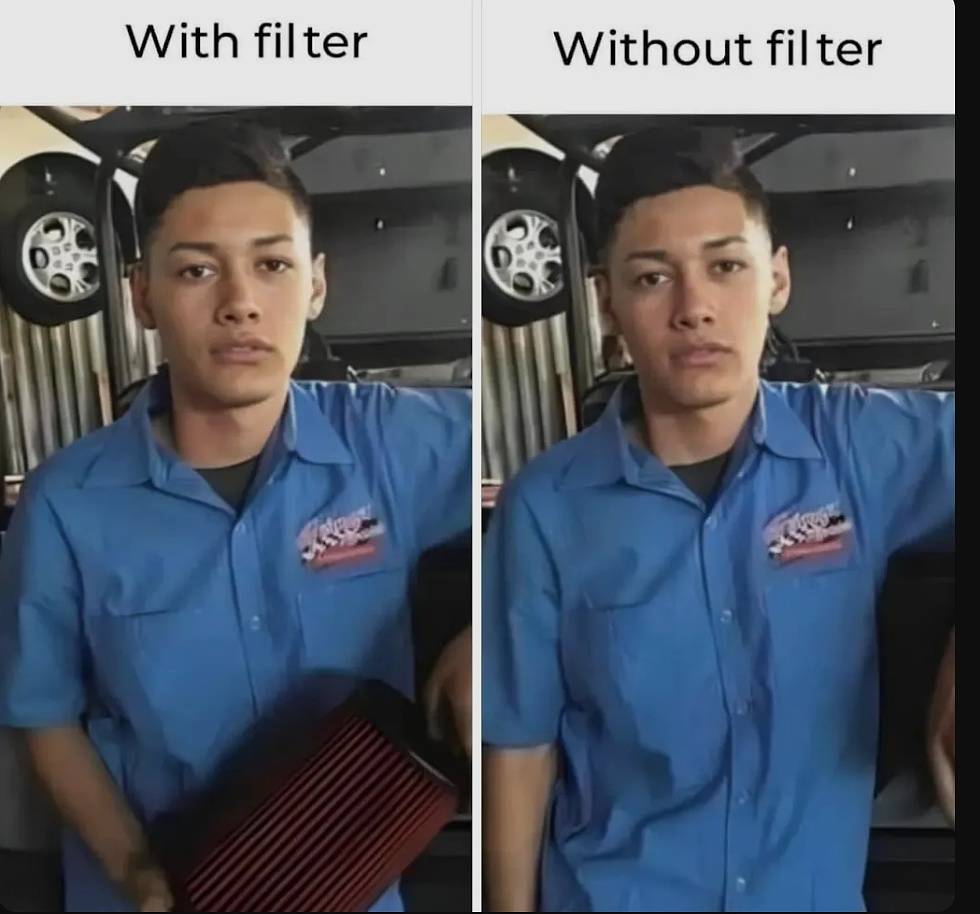
#> input picture Chap03/funny_unsharp.jpg, 980 x 914 px
$ python mosaic_image.py --image funny_unsharp.jpg
#> lines starting #> are read from the running program, lines starting #| are printed output that depends on the picture; after the words box and inside, x2 and y2 are one past the last pixel; in counts of white or black regions, pixels touching at a corner belong together
# 필요한 패키지를 import함
from __future__ import print_function
import argparse
import cv2
import numpy as np
import random

def mosaic_image(img, rect, size=(5,5), mtype=1):
	dst = img.copy() # 원본 영상 복사해서 사용

	# 원하는 값들 뽑아내기
	start_x, start_y, end_x, end_y = rect
	block_w, block_h = size

	roi     = dst[start_y:end_y, start_x:end_x]
	h, w    = roi.shape[:2]
	img_len = len(img.shape)  # shape 속성이 길이

	# 영역 사이즈를 블록 단위로 자를 수 있도록 크기 맞추기
	h_trim = h - (h % block_h)
	w_trim = w - (w % block_w)
	roi    = roi[:h_trim, :w_trim]

	# 블록 개수
	n_blocks_y = h_trim // block_h
	n_blocks_x = w_trim // block_w

	# 컬러 영상의 경우
	if img_len == 3:
		roi_blocks = roi.reshape(n_blocks_y, block_h, n_blocks_x, block_w, 3) # 블록화
		if mtype == 1: # 1번: 평균 사용
			# 각 블록 단위로 평균 구하기
			block_means = roi_blocks.mean(axis=(1, 3), keepdims=True)

			# 구한 평균값을 채우고 원래 차원으로 reshape
			roi_mosaic  = np.broadcast_to(block_means, roi_blocks.shape).reshape(h_trim, w_trim, 3)

		elif mtype == 2: # 2번: 최대값 사용
			# 각 블록 단위로 최대값 구하기
			block_maxs = roi_blocks.max(axis=(1, 3), keepdims=True)

			# 구한 최대값을 채우고 원래 차원으로 reshape
			roi_mosaic = np.broadcast_to(block_maxs, roi_blocks.shape).reshape(h_trim, w_trim, 3)

		elif mtype == 3: # 3번: 최소값 사용
			# 각 블록 단위로 최소값 구하기
			block_mins = roi_blocks.min(axis=(1, 3), keepdims=True)

			# 구한 최소값을 채우고 원래 차원으로 reshape
			roi_mosaic = np.broadcast_to(block_mins, roi_blocks.shape).reshape(h_trim, w_trim, 3)

		elif mtype == 4: # 4번: 임의 위치 사용
			# 블록 개수
			nby, nbx = h_trim // block_h, w_trim // block_w

			# 블록 단위로 reshape → shape: (nby, block_h, nbx, block_w, 3)
			roi_blocks = roi.reshape(nby, block_h, nbx, block_w, 3)

			# (nby, nbx, block_h, block_w, 3) 로 transpose → 블록 단위 쉽게 다루기
			blocks = roi_blocks.transpose(0, 2, 1, 3, 4)

			# 각 블록마다 랜덤한 y, x 좌표 생성
			rand_y = np.random.randint(0, block_h, size=(nby, nbx))
			rand_x = np.random.randint(0, block_w, size=(nby, nbx))

			# 인덱스 메쉬 생성
			y_idx, x_idx = np.meshgrid(np.arange(nby), np.arange(nbx), indexing='ij')

			# 각 블록에서 무작위로 뽑은 픽셀 → shape: (nby, nbx, 3)
			random_pixels = blocks[y_idx, x_idx, rand_y, rand_x]

			# 이 픽셀들을 각 블록에 반복해서 채움
			filled_blocks = np.broadcast_to(random_pixels[:, :, None, None, :], blocks.shape)

			# 다시 원래 차원으로 reshape
			roi_mosaic = filled_blocks.transpose(0, 2, 1, 3, 4).reshape(h_trim, w_trim, 3)

	# 그레이스케일 영상의 경우
	elif img_len == 2:
		roi_blocks = roi.reshape(n_blocks_y, block_h, n_blocks_x, block_w)
		if mtype == 1:
			block_means = roi_blocks.mean(axis=(1, 3), keepdims=True)
			roi_mosaic  = np.broadcast_to(block_means, roi_blocks.shape).reshape(h_trim, w_trim)
		elif mtype == 2:  # 2번: 최대값 사용
			block_maxs = roi_blocks.max(axis=(1, 3), keepdims=True)
			roi_mosaic = np.broadcast_to(block_maxs, roi_blocks.shape).reshape(h_trim, w_trim)

		elif mtype == 3:  # 3번: 최소값 사용
			block_mins = roi_blocks.min(axis=(1, 3), keepdims=True)
			roi_mosaic = np.broadcast_to(block_mins, roi_blocks.shape).reshape(h_trim, w_trim)

		elif mtype == 4:  # 4번: 임의 위치 사용
			nby, nbx   = h_trim // block_h, w_trim // block_w
			roi_blocks = roi.reshape(nby, block_h, nbx, block_w)
			blocks     = roi_blocks.transpose(0, 2, 1, 3, 4)
			rand_y     = np.random.randint(0, block_h, size=(nby, nbx))
			rand_x     = np.random.randint(0, block_w, size=(nby, nbx))

			y_idx, x_idx  = np.meshgrid(np.arange(nby), np.arange(nbx), indexing='ij')
			random_pixels = blocks[y_idx, x_idx, rand_y, rand_x]
			filled_blocks = np.broadcast_to(random_pixels[:, :, None, None, :], blocks.shape)
			roi_mosaic    = filled_blocks.transpose(0, 2, 1, 3, 4).reshape(h_trim, w_trim)

		else:
			print("옵션 값이 범위 내에 없음")
	else:
		print("영상 값 오류")
		return dst

	# 모자이크 된 부분 영상을 원래 위치에 붙이기
	dst[start_y:start_y + h_trim, start_x:start_x + w_trim] = roi_mosaic
	return dst

if __name__ == '__main__' :
	# 명령행 인자 처리
	ap = argparse.ArgumentParser()
	ap.add_argument("-i", "--image", required = True,
			help = "Path to the input image")
	ap.add_argument("-s", "--start_point", type = int,
 			nargs='+', default=[0, 0],
			help = "Start point of the rectangle")
	ap.add_argument("-e", "--end_point", type = int,
	 		nargs='+', default=[150, 100],
			help = "End point of the rectangle")
	ap.add_argument("-z", "--size", type = int,
	 		nargs='+', default=[15, 15],
			help = "Mosaic Size")
	ap.add_argument("-t", "--type", type = int,
	 		default=1,
			help = "Mosaic Type")
	args = vars(ap.parse_args())

	filename = args["image"]
	sp       = args["start_point"]
	ep       = args["end_point"]
	size     = args["size"]
	mtype    = args["type"]

	# OpenCV를 사용하여 영상 데이터 로딩
	image = cv2.imread(filename, cv2.IMREAD_COLOR)
#> image is the input picture: shape (914, 980, 3); mean B, G, R 102.2, 90.7, 83.5
	if(image is None):
		raise IOError("Cannot open the image")

	(rows, cols, _) = image.shape
#> rows = 914; cols = 980
	if(sp[0] < 0 or sp[1] < 0 or ep[0] > rows or ep[1] > cols):
		raise ValueError('Invalid Size')

	# list 연결
	rect = sp + ep

	# 모자이크 영상 생성
	result = mosaic_image(image, rect, size, mtype)
#> in mosaic_image, `roi     = dst[start_y:end_y, start_x:end_x]`:
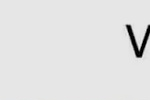
#> roi: shape (100, 150, 3); mean B, G, R 225.8, 225.8, 225.8
#> in mosaic_image, `roi    = roi[:h_trim, :w_trim]`:
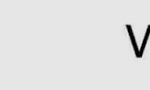
#> roi: shape (90, 150, 3); min 0, max 239, mean 225.3
#> in mosaic_image, `roi_mosaic  = np.broadcast_to(block_means, roi_blocks.shape).reshape(h..`:
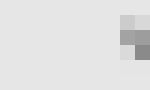
#> roi_mosaic: shape (90, 150, 3) float64; min 138.5, max 230, mean 225.3
#> in mosaic_image, `dst[start_y:start_y + h_trim, start_x:start_x + w_trim] = roi_mosaic`:
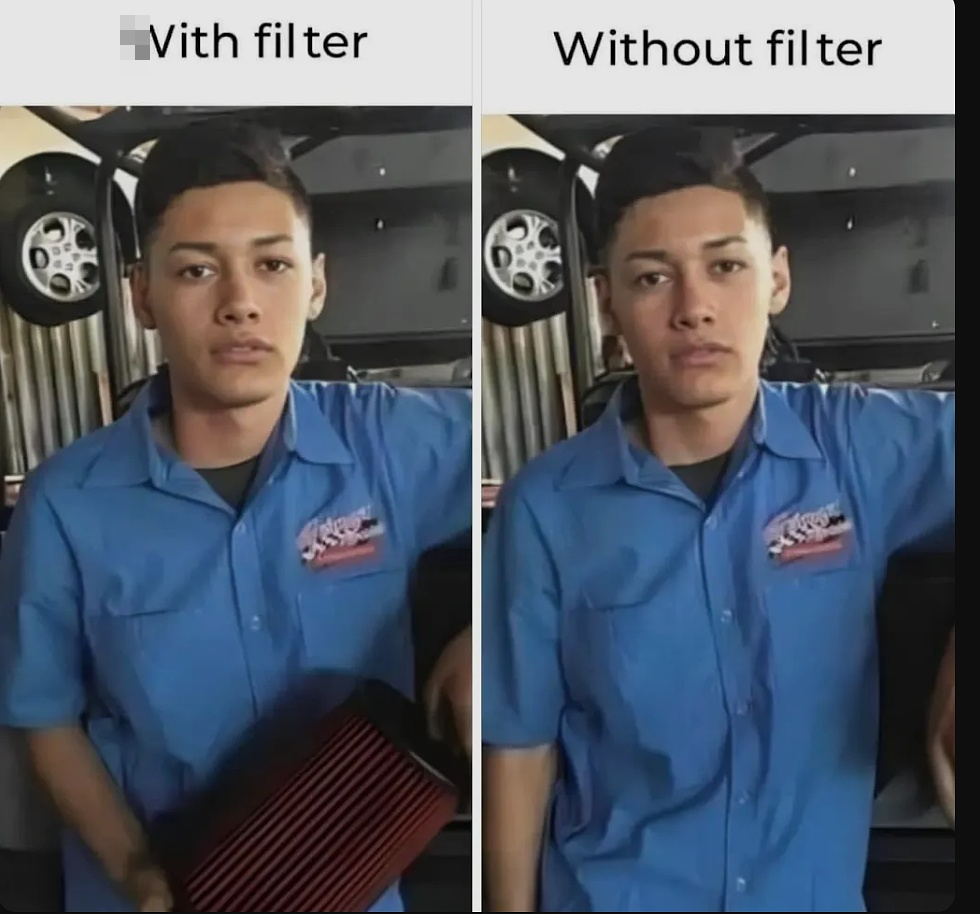
#> dst: shape (914, 980, 3); 0.2% of pixels changed, all inside (x1, y1, x2, y2) = (120, 15, 150, 75)

	# 영상 출력을 윈도우 생성
	cv2.namedWindow('image', cv2.WINDOW_NORMAL)
	# 윈도우에 영상 출력
	cv2.imshow('image', result)

	# 사용자 입력 대기
	cv2.waitKey(0)
	# 윈도우 파괴
	cv2.destroyAllWindows()

$ run again, on Chap03/nature.jpg
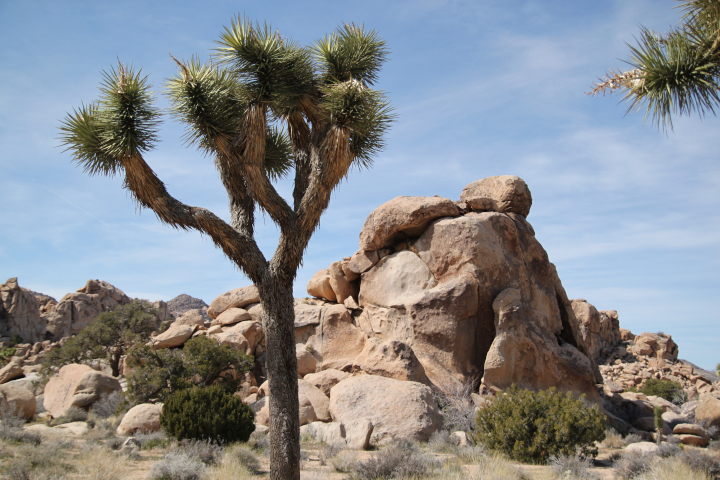
#> input picture Chap03/nature.jpg, 720 x 480 px
#> image is the input picture: shape (480, 720, 3); mean B, G, R 141.6, 137.5, 134.4
#> in mosaic_image, `roi_mosaic  = np.broadcast_to(block_means, roi_blocks.shape).reshape(h..`:
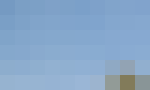
#> roi_mosaic: shape (90, 150, 3) float64; mean of channels 0, 1, 2 201.8, 168, 136.3; drawn as B, G, R
#> in mosaic_image, `dst[start_y:start_y + h_trim, start_x:start_x + w_trim] = roi_mosaic`:
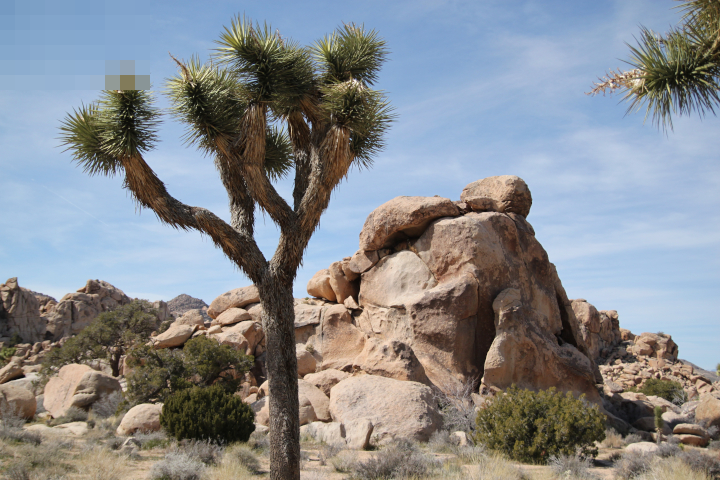
#> dst: shape (480, 720, 3); 3.83% of pixels changed, all inside (x1, y1, x2, y2) = (0, 0, 150, 90)
